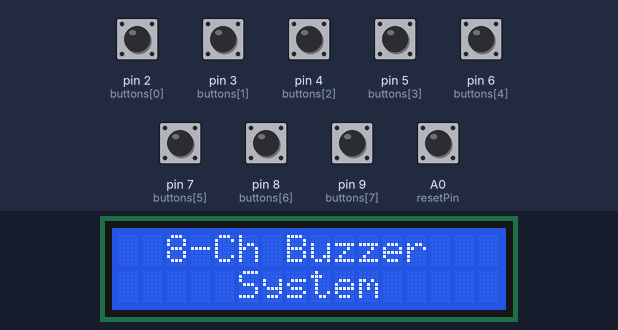
A sketch run on a simulated Arduino Uno, built with avr-gcc and run on an emulated ATmega328P. Shown: 16×2 character LCD. The inputs (shaded band) are chosen by the test bench; at power-on: A0 (resetPin), pin 2 (buttons[0]), pin 3 (buttons[1]), pin 4 (buttons[2]), pin 5 (buttons[3]), pin 6 (buttons[4]), pin 7 (buttons[5]), pin 8 (buttons[6]), pin 9 (buttons[7]) HIGH.

Above: at 0.1 s.
At 2.2 s:
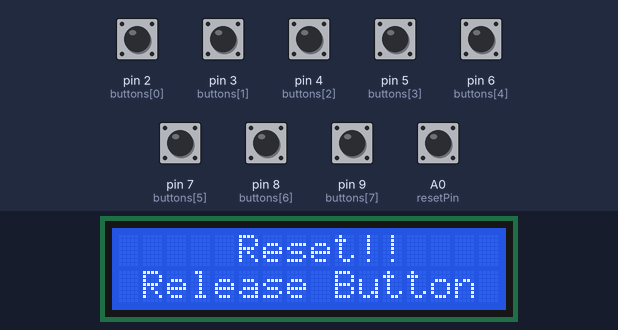
2.3 s: A0 (resetPin) pulled LOW for 1 s
At 3.0 s:
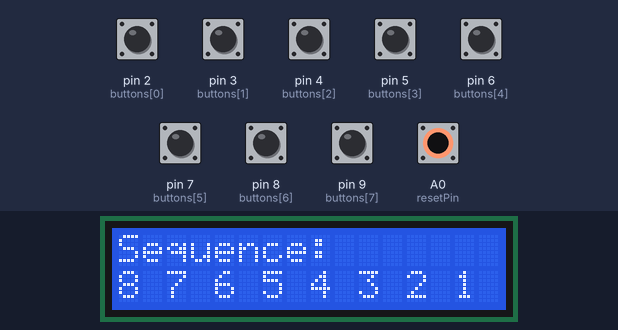
Timing chart, 0 to 5.3 s (numbered marks = the images above; inputs shaded):
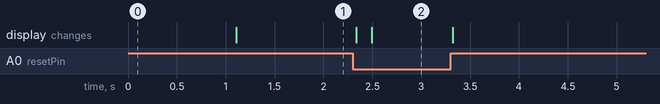

Measured:
- after the input at 2.3 s, the display: first changes at once (image 2 shows a later state)

The sketch:

Buzzer_NOc.ino
```cpp
#include <Wire.h>
#include <LiquidCrystal_I2C.h>

LiquidCrystal_I2C lcd(0x27, 16, 2);

int resetPin = A0; // Define reset button pin
int buttons[8] = {2, 3, 4, 5, 6, 7, 8, 9}; // Array to store button pins
int pressedSequence[9]; // Array to store the sequence of pressed buttons (up to 9 presses)
int sequenceIndex = 0; // Index for the pressedSequence array
bool flag = false;
void setup()
{
  for (int i = 0; i < 8; i++) {
    pinMode(buttons[i], INPUT_PULLUP);
  }

  pinMode(resetPin, INPUT_PULLUP);

  lcd.init();
  lcd.backlight();
  lcd.setCursor(2, 0);
  lcd.print("8-Ch Buzzer");
  lcd.setCursor(5, 1);
  lcd.print("System");
  delay(1000);
}

void loop()
{
  int pressedButton = checkButtons(); // Check which button was pressed
  if (digitalRead(resetPin) == HIGH) {
     // Clear the LCD when reset button is pressed
    sequenceIndex = 0; // Reset the sequence index
    if (!flag){
      lcd.clear();
      lcd.setCursor(5, 0);
      lcd.print("Reset!!");
      lcd.setCursor(1, 1);
      lcd.print("Release Button");
    }
    flag = true;
  } else {
    if(flag){
      lcd.clear();
       lcd.setCursor(2, 0);
       lcd.print("8-Ch Buzzer");
       lcd.setCursor(5, 1);
       lcd.print("System");
       flag = false;
    }
    int pressedButton = checkButtons(); // Check which button was pressed
    if (pressedButton != -1 && sequenceIndex < 9) {
      pressedSequence[sequenceIndex] = pressedButton; // Store the pressed button in the sequence array
      sequenceIndex++; // Increment the sequence index
      displaySequence(); // Display the sequence on the LCD

    }
  }
}

int checkButtons() {
  int pressedButton = -1;
  for (int i = 0; i < 8; i++) {
    if (digitalRead(buttons[i]) == HIGH) {
      //delay(50); // Debounce delay
      if (digitalRead(buttons[i]) == HIGH) {
        int buttonNumber = i + 1;
        if (!isButtonInSequence(buttonNumber)) {
          pressedButton = buttonNumber;
        }
      }
    }
  }
  return pressedButton; // Return button number (1 to 12) if it's not in the sequence, otherwise return -1
}

bool isButtonInSequence(int buttonNumber) {
  for (int i = 0; i < sequenceIndex; i++) {
    if (pressedSequence[i] == buttonNumber) {
      return true; // Button is already in the sequence
    }
  }
  return false; // Button is not in the sequence
}

void displaySequence() {
  lcd.clear();
  lcd.setCursor(0, 0);
  lcd.print("Sequence:");
  lcd.setCursor(0, 1);
  for (int i = 0; i < sequenceIndex; i++) {
    lcd.print(pressedSequence[i]);
    lcd.print(" ");
  }
}
```
